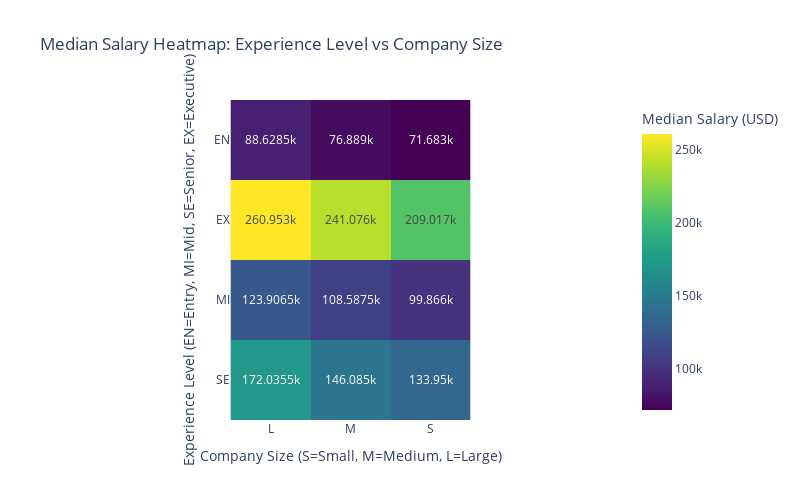

The cell this chart's notebook holds for it:
### Markdown cell above
## 5. Salary by Experience Level and Company Size

Company size can significantly influence compensation structures in the AI field. This section explores the intersection of experience level and organizational scale to identify optimal combinations for maximizing earning potential. The heatmap below provides an effective solution for displaying this two-dimensional relationship, using color intensity to represent median salary values across the experience-company size matrix. This format makes it easy to identify patterns that might not be apparent when examining each factor in isolation, revealing how the impact of company size varies across different career stages. The numeric values embedded in each cell further enhance the clarity of the analysis, allowing for exact comparisons. Understanding these patterns provides strategic insights for career planning, helping professionals understand how targeting specific company sizes might optimize their earning potential at each career stage.

### Code cell
# 5. Salary heatmap by experience level and company size
salary_pivot = full_df.pivot_table(
    values="salary_usd",
    index="experience_level",
    columns="company_size",
    aggfunc="median"
)
fig5 = px.imshow(
    salary_pivot,
    text_auto=True,
    color_continuous_scale="Viridis",
    title="Median Salary Heatmap: Experience Level vs Company Size",
    labels={"color": "Median Salary (USD)"},
    height=500,
    width=800
)
fig5.update_layout(
    xaxis_title="Company Size (S=Small, M=Medium, L=Large)",
    yaxis_title="Experience Level (EN=Entry, MI=Mid, SE=Senior, EX=Executive)"
)
fig5.show()

### Figure 1 — Plotly figure (JSON) as saved in the notebook; plotly's stock layout.template omitted (floating-point values rounded to 4 significant figures)
{"data": [{"coloraxis": "coloraxis", "hovertemplate": "company_size: %{x}<br>experience_level: %{y}<br>Median Salary (USD): %{z}<extra></extra>", "name": "0", "texttemplate": "%{z}", "type": "heatmap", "x": ["L", "M", "S"], "xaxis": "x", "y": ["EN", "EX", "MI", "SE"], "yaxis": "y", "z": [[88630.0, 76890.0, 71680.0], [261000.0, 241100.0, 209000.0], [123900.0, 108600.0, 99870.0], [172000.0, 146100.0, 134000.0]]}], "layout": {"coloraxis": {"colorbar": {"title": {"text": "Median Salary (USD)"}}, "colorscale": [[0, "#440154"], [0.1111, "#482878"], [0.2222, "#3e4989"], [0.3333, "#31688e"], [0.4444, "#26828e"], [0.5556, "#1f9e89"], [0.6667, "#35b779"], [0.7778, "#6ece58"], [0.8889, "#b5de2b"], [1, "#fde725"]]}, "height": 500, "title": {"text": "Median Salary Heatmap: Experience Level vs Company Size"}, "width": 800, "xaxis": {"anchor": "y", "constrain": "domain", "domain": [0, 1], "scaleanchor": "y", "title": {"text": "Company Size (S=Small, M=Medium, L=Large)"}}, "yaxis": {"anchor": "x", "autorange": "reversed", "constrain": "domain", "domain": [0, 1], "title": {"text": "Experience Level (EN=Entry, MI=Mid, SE=Senior, EX=Executive)"}}}}
